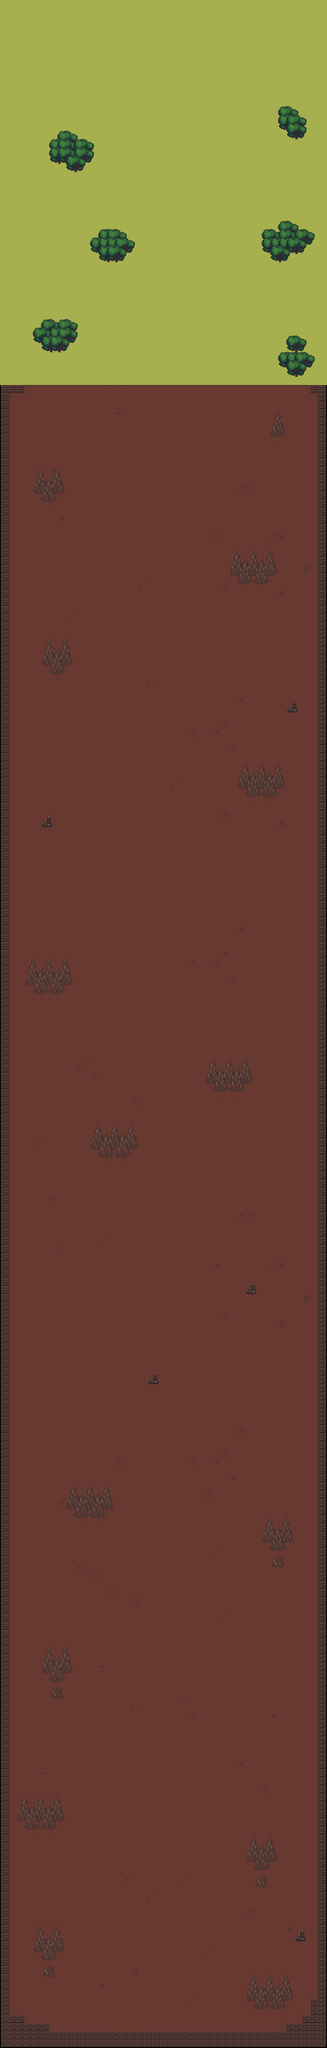

Tiled map render using the project's own tile images. Description and the map definition, with tile-layer contents summarised, below:
An orthogonal 40x250 tile map with 32x32 px tiles, 4 tile layers (Tile Layer 3, Tile Layer 4, Ground, Decor), 3 hidden layers not drawn, 13 tilesets and 27 objects.

<map version="1.10" tiledversion="1.11.2" orientation="orthogonal" renderorder="right-down" width="40" height="250" tilewidth="32" tileheight="32" infinite="0" nextlayerid="18" nextobjectid="100">
 <tileset firstgid="1" name="Tileset1" tilewidth="32" tileheight="32" tilecount="64" columns="8">
  <image source="Tileset1.png" width="256" height="256" />
 </tileset>
 <tileset firstgid="65" name="dirt-tiles-32x32" tilewidth="32" tileheight="32" tilecount="72" columns="9">
  <image source="basic caves and dungeons 32x32 standard - v1.0/tiles/dirt-tiles-32x32.png" width="288" height="256" />
 </tileset>
 <tileset firstgid="137" name="ground-tiles-32x32" tilewidth="32" tileheight="32" tilecount="98" columns="7">
  <image source="basic caves and dungeons 32x32 standard - v1.0/tiles/ground-tiles-32x32.png" width="224" height="448" />
 </tileset>
 <tileset firstgid="235" name="FieldsTileset" tilewidth="32" tileheight="32" tilecount="64" columns="8">
  <image source="1 Tiles/FieldsTileset.png" width="256" height="256" />
 </tileset>
 <tileset firstgid="299" name="FieldsTilesetTest" tilewidth="32" tileheight="32" tilecount="64" columns="8">
  <image source="1 Tiles/FieldsTilesetTest.png" width="256" height="256" />
 </tileset>
 <tileset firstgid="363" name="FieldsTileset" tilewidth="32" tileheight="32" tilecount="64" columns="8">
  <image source="1 Tiles/FieldsTileset.png" width="256" height="256" />
 </tileset>
 <tileset firstgid="427" name="assets-all" tilewidth="32" tileheight="32" tilecount="196" columns="14">
  <image source="assets-all.png" width="448" height="448" />
 </tileset>
 <tileset firstgid="623" name="Bush1_1" tilewidth="102" tileheight="89" tilecount="1" columns="0">
  <grid orientation="orthogonal" width="1" height="1" />
  <tile id="0">
   <image source="Bush1_1.png" width="102" height="89" />
  </tile>
 </tileset>
 <tileset firstgid="624" name="Bush1_2" tilewidth="32" tileheight="32" tilecount="4" columns="2">
  <image source="Bush1_2.png" width="81" height="66" />
 </tileset>
 <tileset firstgid="628" name="Bush1_3" tilewidth="57" tileheight="40" tilecount="1" columns="0">
  <grid orientation="orthogonal" width="1" height="1" />
  <tile id="0">
   <image source="Bush1_3.png" width="57" height="40" />
  </tile>
 </tileset>
 <tileset firstgid="629" name="Bush1_4" tilewidth="34" tileheight="27" tilecount="1" columns="0">
  <grid orientation="orthogonal" width="1" height="1" />
  <tile id="0">
   <image source="Bush1_4.png" width="34" height="27" />
  </tile>
 </tileset>
 <tileset firstgid="630" name="Bush1_1" tilewidth="102" tileheight="89" tilecount="1" columns="0">
  <grid orientation="orthogonal" width="1" height="1" />
  <tile id="0">
   <image source="Bush1_1.png" width="102" height="89" />
  </tile>
 </tileset>
 <tileset firstgid="631" name="Bush1_2" tilewidth="81" tileheight="66" tilecount="1" columns="0">
  <grid orientation="orthogonal" width="1" height="1" />
  <tile id="0">
   <image source="Bush1_2.png" width="81" height="66" />
  </tile>
 </tileset>
 <imagelayer id="11" name="Background" visible="0">
  <image source="Space Background.png" width="1280" height="3000" />
 </imagelayer>
 <objectgroup id="15" name="Object Layer 3" />
 <layer id="16" name="Tile Layer 3" width="40" height="250">
  <data>[10000 cells, 10000 non-empty, 17 distinct tile ids]</data>
 </layer>
 <layer id="17" name="Tile Layer 4" width="40" height="250">
  <data>[10000 cells, 19 non-empty, 2 distinct tile ids]</data>
 </layer>
 <imagelayer id="12" name="Background" visible="0" offsetx="0.333333" offsety="5000.33">
  <image source="Space Background.png" width="1280" height="3000" />
 </imagelayer>
 <imagelayer id="13" name="Background" visible="0" offsetx="0.0833333" offsety="2759.83">
  <image source="Space Background.png" width="1280" height="3000" />
 </imagelayer>
 <layer id="1" name="Ground" width="40" height="250">
  <data>[10000 cells, 288 non-empty, 8 distinct tile ids]</data>
 </layer>
 <layer id="3" name="Decor" width="40" height="250">
  <data>[10000 cells, 261 non-empty, 17 distinct tile ids]</data>
 </layer>
 <objectgroup id="4" name="Collisions">
  <object id="74" x="966.667" y="7714.67" width="184" height="136" />
  <object id="75" x="128" y="7517.33" width="128" height="214.667" />
  <object id="76" x="958.667" y="7160" width="129.333" height="213.333" />
  <object id="77" x="1153.33" y="7540" width="48" height="49.3333" />
  <object id="78" x="61.3333" y="7005.33" width="202.667" height="150.667" />
  <object id="79" x="153.333" y="6426.67" width="145.333" height="214.667" />
  <object id="80" x="1025.33" y="5921.33" width="129.333" height="213.333" />
  <object id="81" x="253.333" y="5790.67" width="193.333" height="138.667" />
  <object id="82" x="570.667" y="5362.67" width="53.3333" height="50.6667" />
  <object id="83" x="958.667" y="4998.67" width="54.6667" height="66.6667" />
  <object id="84" x="348" y="4384" width="194.667" height="134.667" />
  <object id="85" x="797.333" y="4128" width="193.333" height="144" />
  <object id="86" x="93.3333" y="3740" width="198.667" height="148" />
  <object id="87" x="158.667" y="3180" width="48" height="58.6667" />
  <object id="88" x="926.667" y="2970.67" width="190.667" height="157.333" />
  <object id="89" x="1122.67" y="2734.67" width="44" height="49.3333" />
  <object id="90" x="154.667" y="2488" width="132" height="152" />
  <object id="91" x="897.333" y="2142.67" width="190.667" height="141.333" />
  <object id="92" x="128" y="1817.33" width="125.333" height="157.333" />
  <object id="93" x="1054.67" y="1598.67" width="69.3333" height="117.333" />
  <object id="94" x="1084" y="414.667" width="117.333" height="129.333" />
  <object id="95" x="1025.33" y="864" width="205.333" height="160" />
  <object id="96" x="1086.67" y="1310.67" width="148" height="169.333" />
  <object id="97" x="124" y="1234.67" width="180" height="145.333" />
  <object id="98" x="346.667" y="890.667" width="184" height="129.333" />
  <object id="99" x="182.667" y="508" width="188" height="162.667" />
 </objectgroup>
 <objectgroup id="5" name="Spawns">
  <object id="71" x="0" y="0" width="1280" height="400">
   <properties>
    <property name="type" value="planet" />
   </properties>
  </object>
 </objectgroup>
</map>
